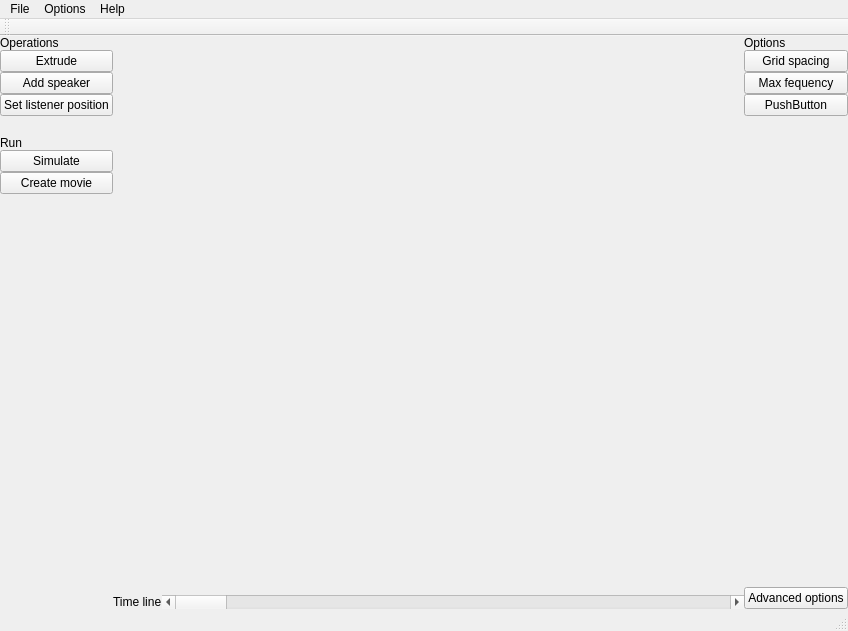
<?xml version="1.0" encoding="UTF-8"?>
<ui version="4.0">
 <class>MainWindow</class>
 <widget class="QMainWindow" name="MainWindow">
  <property name="geometry">
   <rect>
    <x>0</x>
    <y>0</y>
    <width>848</width>
    <height>631</height>
   </rect>
  </property>
  <property name="windowTitle">
   <string>OpenPSTD</string>
  </property>
  <widget class="QWidget" name="centralwidget">
   <layout class="QHBoxLayout" name="horizontalLayout">
    <property name="spacing">
     <number>0</number>
    </property>
    <property name="margin">
     <number>0</number>
    </property>
    <item>
     <layout class="QVBoxLayout" name="verticalLayout">
      <property name="spacing">
       <number>0</number>
      </property>
      <item>
       <widget class="QLabel" name="label">
        <property name="text">
         <string>Operations</string>
        </property>
       </widget>
      </item>
      <item>
       <widget class="QPushButton" name="btnExtrude">
        <property name="text">
         <string>Extrude</string>
        </property>
       </widget>
      </item>
      <item>
       <widget class="QPushButton" name="btnAddSpeaker">
        <property name="text">
         <string>Add speaker</string>
        </property>
       </widget>
      </item>
      <item>
       <widget class="QPushButton" name="btnListenerPosition">
        <property name="text">
         <string>Set listener position</string>
        </property>
       </widget>
      </item>
      <item>
       <spacer name="verticalSpacer_4">
        <property name="orientation">
         <enum>Qt::Vertical</enum>
        </property>
        <property name="sizeType">
         <enum>QSizePolicy::Fixed</enum>
        </property>
        <property name="sizeHint" stdset="0">
         <size>
          <width>0</width>
          <height>20</height>
         </size>
        </property>
       </spacer>
      </item>
      <item>
       <widget class="QLabel" name="label_3">
        <property name="text">
         <string>Run</string>
        </property>
       </widget>
      </item>
      <item>
       <widget class="QPushButton" name="btnSimulate">
        <property name="text">
         <string>Simulate</string>
        </property>
       </widget>
      </item>
      <item>
       <widget class="QPushButton" name="btnCreateMovie">
        <property name="text">
         <string>Create movie</string>
        </property>
       </widget>
      </item>
      <item>
       <spacer name="verticalSpacer">
        <property name="orientation">
         <enum>Qt::Vertical</enum>
        </property>
        <property name="sizeHint" stdset="0">
         <size>
          <width>0</width>
          <height>40</height>
         </size>
        </property>
       </spacer>
      </item>
     </layout>
    </item>
    <item>
     <layout class="QVBoxLayout" name="verticalLayout_3">
      <item>
       <widget class="Viewer2D" name="mainView" native="true"/>
      </item>
      <item>
       <layout class="QHBoxLayout" name="horizontalLayout_2">
        <property name="sizeConstraint">
         <enum>QLayout::SetDefaultConstraint</enum>
        </property>
        <item>
         <widget class="QLabel" name="label_4">
          <property name="enabled">
           <bool>true</bool>
          </property>
          <property name="sizePolicy">
           <sizepolicy hsizetype="Maximum" vsizetype="Preferred">
            <horstretch>0</horstretch>
            <verstretch>0</verstretch>
           </sizepolicy>
          </property>
          <property name="text">
           <string>Time line</string>
          </property>
         </widget>
        </item>
        <item>
         <widget class="QScrollBar" name="horizontalScrollBar">
          <property name="sizePolicy">
           <sizepolicy hsizetype="MinimumExpanding" vsizetype="Fixed">
            <horstretch>0</horstretch>
            <verstretch>0</verstretch>
           </sizepolicy>
          </property>
          <property name="orientation">
           <enum>Qt::Horizontal</enum>
          </property>
         </widget>
        </item>
       </layout>
      </item>
     </layout>
    </item>
    <item>
     <layout class="QVBoxLayout" name="verticalLayout_2">
      <property name="spacing">
       <number>0</number>
      </property>
      <item>
       <widget class="QLabel" name="label_2">
        <property name="text">
         <string>Options</string>
        </property>
       </widget>
      </item>
      <item>
       <widget class="QPushButton" name="pushButton_5">
        <property name="text">
         <string>Grid spacing</string>
        </property>
       </widget>
      </item>
      <item>
       <widget class="QPushButton" name="pushButton_4">
        <property name="text">
         <string>Max fequency</string>
        </property>
       </widget>
      </item>
      <item>
       <widget class="QPushButton" name="pushButton_6">
        <property name="text">
         <string>PushButton</string>
        </property>
       </widget>
      </item>
      <item>
       <spacer name="verticalSpacer_2">
        <property name="orientation">
         <enum>Qt::Vertical</enum>
        </property>
        <property name="sizeHint" stdset="0">
         <size>
          <width>20</width>
          <height>40</height>
         </size>
        </property>
       </spacer>
      </item>
      <item>
       <widget class="QPushButton" name="pushButton_8">
        <property name="text">
         <string>Advanced options</string>
        </property>
       </widget>
      </item>
     </layout>
    </item>
   </layout>
   <zorder>horizontalLayoutWidget</zorder>
   <zorder>verticalLayoutWidget</zorder>
   <zorder>verticalLayoutWidget_2</zorder>
   <zorder>horizontalSpacer</zorder>
   <zorder>verticalLayoutWidget</zorder>
   <zorder>verticalLayoutWidget_2</zorder>
   <zorder>verticalSpacer_3</zorder>
   <zorder>verticalLayoutWidget_3</zorder>
  </widget>
  <widget class="QMenuBar" name="menubar">
   <property name="geometry">
    <rect>
     <x>0</x>
     <y>0</y>
     <width>848</width>
     <height>21</height>
    </rect>
   </property>
   <widget class="QMenu" name="menuFile">
    <property name="title">
     <string>File</string>
    </property>
    <addaction name="actionNew"/>
    <addaction name="actionOpen"/>
    <addaction name="actionSave"/>
    <addaction name="actionSave_as"/>
    <addaction name="separator"/>
    <addaction name="actionClose"/>
   </widget>
   <widget class="QMenu" name="menuOption">
    <property name="title">
     <string>Options</string>
    </property>
    <widget class="QMenu" name="menuDimension">
     <property name="title">
      <string>Dimension</string>
     </property>
     <addaction name="action2D"/>
     <addaction name="action3D"/>
    </widget>
    <addaction name="menuDimension"/>
    <addaction name="actionAdvanced_options"/>
   </widget>
   <widget class="QMenu" name="menuHelp">
    <property name="title">
     <string>Help</string>
    </property>
    <addaction name="actionOpenPSTD_help"/>
    <addaction name="separator"/>
    <addaction name="actionAbout"/>
   </widget>
   <addaction name="menuFile"/>
   <addaction name="menuOption"/>
   <addaction name="menuHelp"/>
  </widget>
  <widget class="QStatusBar" name="statusbar"/>
  <widget class="QToolBar" name="toolBar">
   <property name="windowTitle">
    <string>toolBar</string>
   </property>
   <attribute name="toolBarArea">
    <enum>TopToolBarArea</enum>
   </attribute>
   <attribute name="toolBarBreak">
    <bool>false</bool>
   </attribute>
  </widget>
  <action name="actionNew">
   <property name="text">
    <string>New</string>
   </property>
  </action>
  <action name="actionOpen">
   <property name="text">
    <string>Open</string>
   </property>
  </action>
  <action name="actionSave">
   <property name="text">
    <string>Save</string>
   </property>
  </action>
  <action name="actionSave_as">
   <property name="text">
    <string>Save as.</string>
   </property>
  </action>
  <action name="action">
   <property name="text">
    <string>-</string>
   </property>
  </action>
  <action name="actionClose">
   <property name="text">
    <string>Close</string>
   </property>
  </action>
  <action name="action2D">
   <property name="checkable">
    <bool>true</bool>
   </property>
   <property name="checked">
    <bool>true</bool>
   </property>
   <property name="text">
    <string>2D</string>
   </property>
  </action>
  <action name="action3D">
   <property name="checkable">
    <bool>true</bool>
   </property>
   <property name="enabled">
    <bool>false</bool>
   </property>
   <property name="text">
    <string>3D</string>
   </property>
  </action>
  <action name="actionAdvanced_options">
   <property name="text">
    <string>Advanced options</string>
   </property>
  </action>
  <action name="actionOpenPSTD_help">
   <property name="text">
    <string>OpenPSTD help</string>
   </property>
  </action>
  <action name="actionAbout">
   <property name="text">
    <string>About</string>
   </property>
  </action>
 </widget>
 <customwidgets>
  <customwidget>
   <class>Viewer2D</class>
   <extends>QWidget</extends>
   <header location="global">Viewer2D.h</header>
   <container>1</container>
  </customwidget>
 </customwidgets>
 <resources/>
 <connections>
  <connection>
   <sender>actionClose</sender>
   <signal>triggered()</signal>
   <receiver>MainWindow</receiver>
   <slot>close()</slot>
   <hints>
    <hint type="sourcelabel">
     <x>-1</x>
     <y>-1</y>
    </hint>
    <hint type="destinationlabel">
     <x>399</x>
     <y>299</y>
    </hint>
   </hints>
  </connection>
 </connections>
</ui>
